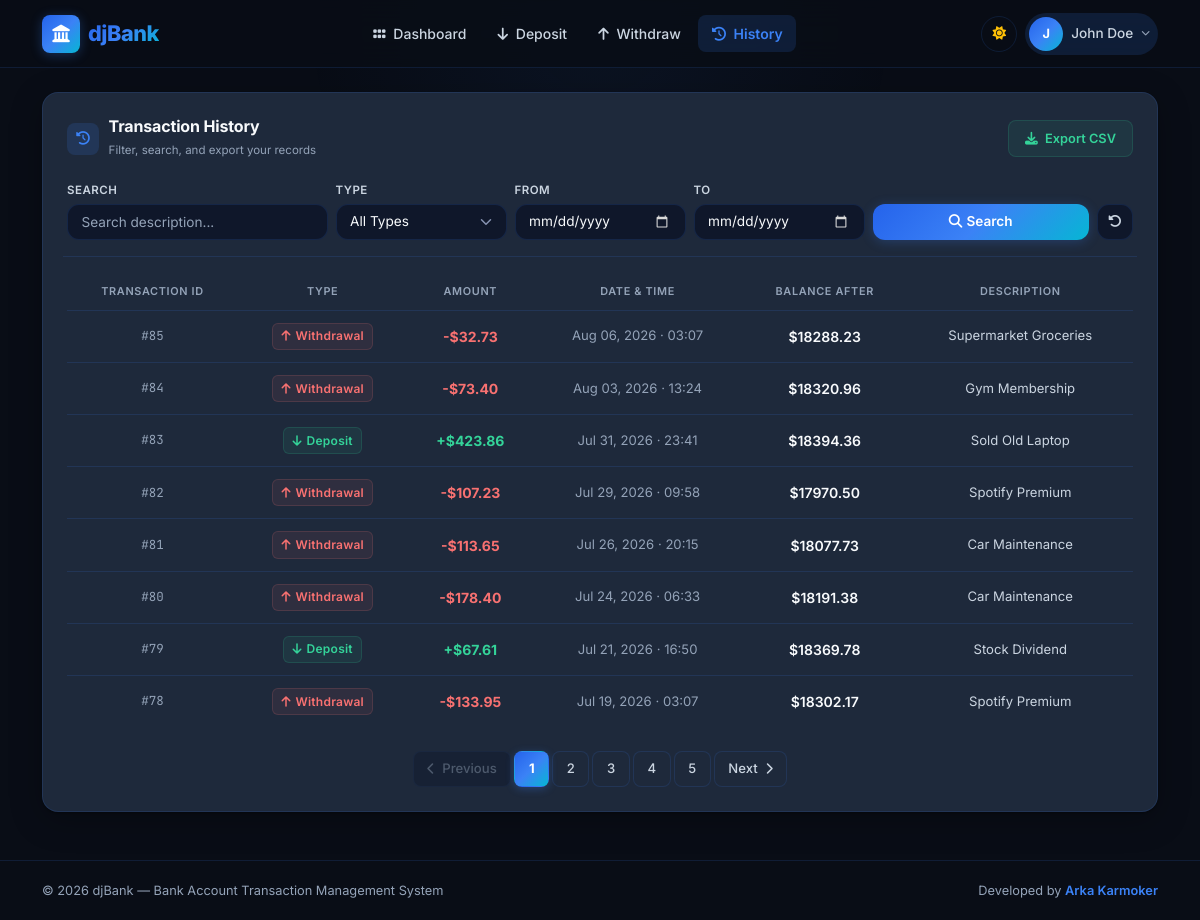
/history/ (signed in), run on the app's committed database.
### transactions/models.py (models this page shows, shortened)
class Transaction(models.Model):
    TRANSACTION_TYPE_CHOICES = (
        ('DEPOSIT', 'Deposit'),
        ('WITHDRAWAL', 'Withdrawal'),
    )
    account = models.ForeignKey(BankAccount, on_delete=models.CASCADE, related_name='transactions')
    transaction_type = models.CharField(max_length=10, choices=TRANSACTION_TYPE_CHOICES)
    amount = models.DecimalField(max_digits=12, decimal_places=2)
    balance_after_transaction = models.DecimalField(max_digits=12, decimal_places=2)
    timestamp = models.DateTimeField(auto_now_add=True)
    description = models.CharField(max_length=255, blank=True, null=True)
    class Meta:
        ordering = ['-timestamp']

### transactions/views.py (the view, shortened to what this page needs)
# urls.py: path('history/', views.transaction_history_view, name='history'),
@login_required
def transaction_history_view(request):
    account = get_user_account(request.user)
    transactions_qs = Transaction.objects.filter(account=account)
    filter_form = TransactionFilterForm(request.GET)
    if filter_form.is_valid():
        search_query = filter_form.cleaned_data.get('search')
        tx_type = filter_form.cleaned_data.get('transaction_type')
        start_date = filter_form.cleaned_data.get('start_date')
        end_date = filter_form.cleaned_data.get('end_date')
        if tx_type:
            transactions_qs = transactions_qs.filter(transaction_type=tx_type)
        if start_date:
            transactions_qs = transactions_qs.filter(timestamp__date__gte=start_date)
        if end_date:
            transactions_qs = transactions_qs.filter(timestamp__date__lte=end_date)
    paginator = Paginator(transactions_qs, 8)  # 8 transactions per page
    page_number = request.GET.get('page')
    page_obj = paginator.get_page(page_number)
    get_copy = request.GET.copy()
    get_copy.pop('page', None)
    clean_query_params = get_copy.urlencode()
    context = {
        'account': account,
        'page_obj': page_obj,
        'filter_form': filter_form,
        'query_params': clean_query_params,
    }
    return render(request, 'transactions/history.html', context)

### transactions/forms.py
class TransactionFilterForm(forms.Form):
    TYPE_CHOICES = (
        ('', 'All Types'),
        ('DEPOSIT', 'Deposit'),
        ('WITHDRAWAL', 'Withdrawal'),
    )
    search = forms.CharField(
        required=False,
        widget=forms.TextInput(attrs={'class': 'form-control filter-input', 'placeholder': 'Search description...'})
    )
    transaction_type = forms.ChoiceField(
        choices=TYPE_CHOICES, required=False,
        widget=forms.Select(attrs={'class': 'form-select filter-select'})
    )
    start_date = forms.DateField(
        required=False,
        widget=forms.DateInput(attrs={'class': 'form-control filter-input', 'type': 'date'})
    )
    end_date = forms.DateField(
        required=False,
        widget=forms.DateInput(attrs={'class': 'form-control filter-input', 'type': 'date'})
    )

### accounts/models.py (called while the page is built)
    @staticmethod
    def generate_account_number():
        while True:
            account_num = str(random.randint(1000000000, 9999999999))
            if not BankAccount.objects.filter(account_number=account_num).exists():
                return account_num

### transactions/views.py (called while the page is built)
def get_user_account(user):
    account, created = BankAccount.objects.get_or_create(
        user=user,
        defaults={
            'account_number': BankAccount.generate_account_number(),
            'account_holder_name': f"{user.first_name} {user.last_name}".strip() or user.username,
            'balance': Decimal('0.00')
        }
    )
    return account

### templates/transactions/history.html (shortened to what this page needs)
{% extends 'base.html' %}
{% block content %}
<div class="row mb-4">
    <div class="col-12">
        <div class="glass-card p-4">
            <div class="d-flex flex-column flex-md-row align-items-md-center justify-content-between gap-3 mb-3">
                <div class="section-header mb-0">
                    <div class="section-icon stat-icon-box blue"><i class="fas fa-clock-rotate-left"></i></div>
                    <div>
                        <h5 class="mb-0">Transaction History</h5>
                        <span style="color: var(--text-tertiary); font-size: 0.72rem;">Filter, search, and export your records</span>
                    </div>
                </div>
                <a href="{% url 'export_csv' %}?{{ query_params }}" download="statement_{{ account.account_number }}.csv" class="btn btn-sm px-3 py-2" style="background: var(--green-bg); color: var(--green); border: 1px solid var(--green-border); border-radius: var(--radius-sm); font-weight: 600; font-size: 0.8rem;">
                    <i class="fas fa-download me-1"></i> Export CSV
                </a>
            </div>
            <form method="GET" action="{% url 'history' %}" class="row gx-2 gy-3 gy-md-2 align-items-end pb-3 mb-3" style="border-bottom: 1px solid var(--border-color);">
                <div class="col-md-3">
                    <label class="form-label mb-1" style="font-size: 0.72rem;">Search</label>
                    {{ filter_form.search }}
                </div>
                <div class="col-md-2">
                    <label class="form-label mb-1" style="font-size: 0.72rem;">Type</label>
                    {{ filter_form.transaction_type }}
                </div>
                <div class="col-md-2">
                    <label class="form-label mb-1" style="font-size: 0.72rem;">From</label>
                    {{ filter_form.start_date }}
                </div>
                <div class="col-md-2">
                    <label class="form-label mb-1" style="font-size: 0.72rem;">To</label>
                    {{ filter_form.end_date }}
                </div>
                <div class="col-md-3 d-flex gap-2 mt-4 mt-md-0">
                    <button type="submit" class="btn btn-primary-gradient filter-btn flex-grow-1">
                        <i class="fas fa-search me-1"></i> Search
                    </button>
                    <a href="{% url 'history' %}" class="btn-reset-filter" title="Reset Filters">
                        <i class="fas fa-rotate-left"></i>
                    </a>
                </div>
            </form>
            {% if page_obj %}
            <div class="table-responsive">
                <table class="table table-custom">
                    <thead>
                        <tr>
                            <th>Transaction ID</th>
                            <th>Type</th>
                            <th>Amount</th>
                            <th>Date & Time</th>
                            <th>Balance After</th>
                            <th>Description</th>
                        </tr>
                    </thead>
                    <tbody>
                        {% for tx in page_obj %}
                        <tr>
                            <td class="font-mono text-dim" style="font-size: 0.78rem;">#{{ tx.id }}</td>
                            <td>
                                {% if tx.transaction_type == 'DEPOSIT' %}
                                <span class="badge-deposit"><i class="fas fa-arrow-down"></i> Deposit</span>
                                {% else %}
                                <span class="badge-withdraw"><i class="fas fa-arrow-up"></i> Withdrawal</span>
                                {% endif %}
                            </td>
                            <td class="fw-bold {% if tx.transaction_type == 'DEPOSIT' %}text-green{% else %}text-red{% endif %}">
                                {% if tx.transaction_type == 'DEPOSIT' %}+{% else %}-{% endif %}${{ tx.amount|floatformat:2 }}
                            </td>
                            <td class="text-dim" style="font-size: 0.82rem;">{{ tx.timestamp|date:"M d, Y · H:i" }}</td>
                            <td class="fw-semibold">${{ tx.balance_after_transaction|floatformat:2 }}</td>
                            <td class="text-muted-custom" style="font-size: 0.82rem;">{{ tx.description|default:"—" }}</td>
                        </tr>
                        {% endfor %}
                    </tbody>
                </table>
            </div>
            {% if page_obj.has_other_pages %}
            <nav class="mt-4">
                <ul class="pagination justify-content-center mb-0 gap-1">
                    {% if page_obj.has_previous %}
                    <li class="page-item">
                        <a class="page-link" href="?page={{ page_obj.previous_page_number }}{% if query_params %}&{{ query_params }}{% endif %}" aria-label="Previous">
                            <i class="fas fa-chevron-left me-1" style="font-size: 0.75rem;"></i> Previous
                        </a>
                    </li>
                    {% else %}
                    <li class="page-item disabled">
                        <span class="page-link"><i class="fas fa-chevron-left me-1" style="font-size: 0.75rem;"></i> Previous</span>
                    </li>
                    {% endif %}
                    {% for num in page_obj.paginator.page_range %}
                        {% if page_obj.number == num %}
                        <li class="page-item active">
                            <span class="page-link">{{ num }}</span>
                        </li>
                        {% else %}
                        <li class="page-item">
                            <a class="page-link" href="?page={{ num }}{% if query_params %}&{{ query_params }}{% endif %}">{{ num }}</a>
                        </li>
                        {% endif %}
                    {% endfor %}
                    {% if page_obj.has_next %}
                    <li class="page-item">
                        <a class="page-link" href="?page={{ page_obj.next_page_number }}{% if query_params %}&{{ query_params }}{% endif %}" aria-label="Next">
                            Next <i class="fas fa-chevron-right ms-1" style="font-size: 0.75rem;"></i>
                        </a>
                    </li>
                    {% else %}
                    <li class="page-item disabled">
                        <span class="page-link">Next <i class="fas fa-chevron-right ms-1" style="font-size: 0.75rem;"></i></span>
                    </li>
                    {% endif %}
                </ul>
            </nav>
            {% endif %}
            {% else %}
            <div class="text-center py-5">
                <i class="fas fa-inbox fa-3x mb-3 text-dim"></i>
                <h6 class="fw-semibold mb-1">No transactions found</h6>
                <p class="text-dim small mb-0">Try adjusting your filters or make your first transaction.</p>
            </div>
            {% endif %}
        </div>
    </div>
</div>
{% endblock %}

### templates/base.html (shortened to what this page needs)
{% load static %}
<!DOCTYPE html>
<html lang="en" data-theme="dark">
<head>
    <link href="https://cdn.jsdelivr.net/npm/bootstrap@5.3.3/dist/css/bootstrap.min.css" rel="stylesheet">
    <link rel="stylesheet" href="https://cdnjs.cloudflare.com/ajax/libs/font-awesome/6.5.1/css/all.min.css">
    <link rel="stylesheet" href="https://cdn.jsdelivr.net/npm/notyf@3/notyf.min.css">
    <link rel="stylesheet" href="{% static 'css/style.css' %}">
</head>
<body>
    <nav class="navbar navbar-expand-lg navbar-custom sticky-top">
        <div class="container">
            <a class="navbar-brand d-flex align-items-center gap-2 text-decoration-none" href="{% url 'dashboard' %}">
                <div class="brand-logo">
                    <i class="fas fa-landmark"></i>
                </div>
                <span class="brand-text">djBank</span>
            </a>
            <div class="collapse navbar-collapse" id="navbarContent">
                {% if user.is_authenticated %}
                <ul class="navbar-nav mx-auto mb-2 mb-lg-0 gap-1">
                    <li class="nav-item">
                        <a class="nav-link nav-link-custom {% if request.resolver_match.url_name == 'dashboard' %}active-nav{% endif %}" href="{% url 'dashboard' %}">
                            <i class="fa-solid fa-grip me-1"></i> Dashboard
                        </a>
                    </li>
                    <li class="nav-item">
                        <a class="nav-link nav-link-custom {% if request.resolver_match.url_name == 'deposit' %}active-nav{% endif %}" href="{% url 'deposit' %}">
                            <i class="fas fa-arrow-down me-1"></i> Deposit
                        </a>
                    </li>
                    <li class="nav-item">
                        <a class="nav-link nav-link-custom {% if request.resolver_match.url_name == 'withdraw' %}active-nav{% endif %}" href="{% url 'withdraw' %}">
                            <i class="fas fa-arrow-up me-1"></i> Withdraw
                        </a>
                    </li>
                    <li class="nav-item">
                        <a class="nav-link nav-link-custom {% if request.resolver_match.url_name == 'history' %}active-nav{% endif %}" href="{% url 'history' %}">
                            <i class="fas fa-clock-rotate-left me-1"></i> History
                        </a>
                    </li>
                </ul>
                <div class="d-flex align-items-center gap-2">
                    <button class="theme-toggle-btn" id="themeToggleBtn" title="Toggle theme">
                        <i class="fas fa-sun" id="themeIcon"></i>
                    </button>
                    <div class="dropdown">
                        <a class="btn border-0 d-flex align-items-center gap-2 p-1 pe-2 rounded-pill" href="#" role="button" data-bs-toggle="dropdown" style="background: var(--accent-glow);">
                            <div class="user-avatar">
                                {{ user.username|slice:":1"|upper }}
                            </div>
                            <span class="d-none d-md-inline" style="color: var(--text-secondary); font-size: 0.85rem; font-weight: 500;">{{ user.get_full_name|default:user.username }}</span>
                            <i class="fas fa-chevron-down" style="font-size: 0.55rem; color: var(--text-tertiary);"></i>
                        </a>
                    </div>
                </div>
                {% endif %}
            </div>
        </div>
    </nav>
    <main class="container py-3 py-md-4 flex-grow-1 d-flex flex-column" style="position: relative; z-index: 1;">
        {% block content %}{% endblock %}
    </main>
    <footer>
        <div class="container d-flex flex-column flex-md-row align-items-center justify-content-between gap-2">
            <p class="mb-0">&copy; 2026 djBank &mdash; Bank Account Transaction Management System</p>
            <p class="mb-0">
                Developed by <a href="https://github.com/ArkaKarmoker" target="_blank" rel="noopener noreferrer" class="footer-link">Arka Karmoker</a>
            </p>
        </div>
    </footer>
</body>
</html>

### data on the page
Transaction: id "85", transaction_type "WITHDRAWAL" (drawn), amount "32.73", timestamp "Aug 06, 2026 · 03:07", balance_after_transaction "18288.23", description "Supermarket Groceries"
Transaction: id "84", transaction_type "WITHDRAWAL" (drawn), amount "73.40", timestamp "Aug 03, 2026 · 13:24", balance_after_transaction "18320.96", description "Gym Membership"
Transaction: id "83", transaction_type "DEPOSIT" (drawn), amount "423.86", timestamp "Jul 31, 2026 · 23:41", balance_after_transaction "18394.36", description "Sold Old Laptop"
Transaction: id "82", transaction_type "WITHDRAWAL" (drawn), amount "107.23", timestamp "Jul 29, 2026 · 09:58", balance_after_transaction "17970.50", description "Spotify Premium"
Transaction: id "81", transaction_type "WITHDRAWAL" (drawn), amount "113.65", timestamp "Jul 26, 2026 · 20:15", balance_after_transaction "18077.73", description "Car Maintenance"
Transaction: id "80", transaction_type "WITHDRAWAL" (drawn), amount "178.40", timestamp "Jul 24, 2026 · 06:33", balance_after_transaction "18191.38", description "Car Maintenance"
Transaction: id "79", transaction_type "DEPOSIT" (drawn), amount "67.61", timestamp "Jul 21, 2026 · 16:50", balance_after_transaction "18369.78", description "Stock Dividend"
Transaction: id "78", transaction_type "WITHDRAWAL" (drawn), amount "133.95", timestamp "Jul 19, 2026 · 03:07", balance_after_transaction "18302.17", description "Spotify Premium"

### other printed values
{{ user.username|slice:":1"|upper }} "J"
{{ user.get_full_name|default:user.username }} "John Doe"
{{ num }} "1"
{{ num }} "2" "3" "4" "5"
